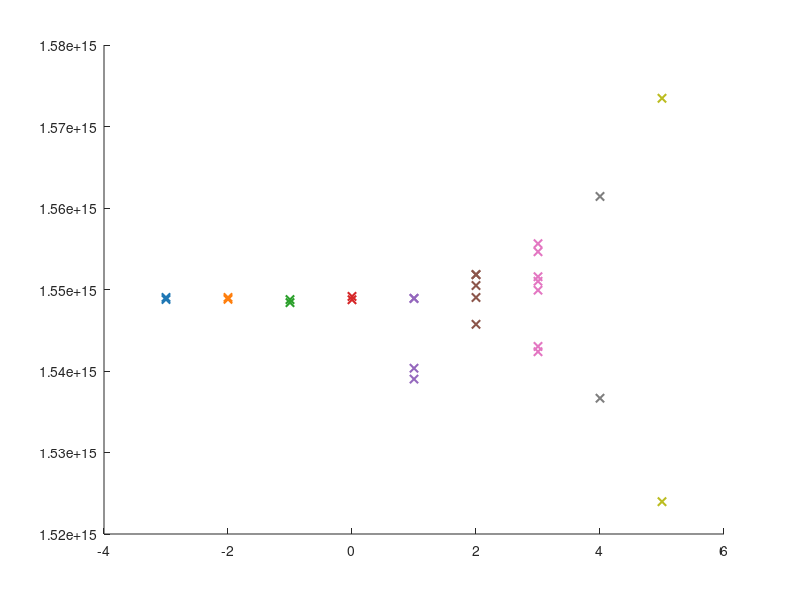

This figure's MATLAB source: (Note: this script raises an error after producing the figure.)
clc;clear;close all;

m_values = [-3, -2, -1, 0, 1, 2, 3, 4, 5 ]; 
function_values = {
    [1.548779838378416E15,1.549020815184297E15],                           
    [1.548801745360769E15,1.549020815184297E15],                           
    [1.548385512696066E15,1.548757931396064E15],                           
    [1.548736024413711E15,1.549152257078414E15]                            
    [1.539009324249066E15,1.540345650172587E15,1.548889373290180E15,...
     1.548933187254886E15],                                                
    [1.545734767831377E15,1.549020815184297E15,1.550488583001935E15,...
     1.551803001943103E15,1.551846815907809E15],                           
    [1.542361092549045E15,1.543018302019629E15,1.549919001460762E15,...
     1.551014350578402E15,1.551562025137222E15,1.554629002666615E15,...
     1.555614816872491E15],                                                
    [1.536665277137317E15,1.561420167195983E15],                           
    [1.523959227372691E15,1.573469007490025E15],                           
};

colors = [
    0.1216, 0.4667, 0.7059;  
    1.0000, 0.4980, 0.0549; 
    0.1725, 0.6275, 0.1725;  
    0.8392, 0.1529, 0.1569;  
    0.5804, 0.4039, 0.7412;  
    0.5490, 0.3373, 0.2941;  
    0.8902, 0.4667, 0.7608;  
    0.4980, 0.4980, 0.4980;  
    0.7373, 0.7412, 0.1333   
]; 

figure;
hold on;
for i = length(m_values):-1:1
    m = m_values(i);
    values = function_values{i};
    scatter(repmat(m, size(values)), values,...
        'x','LineWidth', 1.5,'MarkerEdgeColor', colors(i,:));
end

yline(1.548823652343122e+15,'k-','LineWidth',1.5)
hold off;

xlabel('m', 'Interpreter', 'latex');
ylabel('Frequency (Hz)', 'Interpreter', 'latex');
legend('$\tilde{\omega}_{n\pm},\ \delta_1 = 2^{5}$',...
    '$\tilde{\omega}_{n\pm},\ \delta_1 = 2^{4}$',...
    '$\tilde{\omega}_{n\pm},\ \delta_1 = 2^{3}$',...
    '$\tilde{\omega}_{n\pm},\ \delta_1 = 2^{2}$',...
    '$\tilde{\omega}_{n\pm},\ \delta_1 = 2^{1}$',...
    '$\tilde{\omega}_{n\pm},\ \delta_1 = 2^{0}$',...
    '$\tilde{\omega}_{n\pm},\ \delta_1 = 2^{-1}$',...
    '$\tilde{\omega}_{n\pm},\ \delta_1 = 2^{-2}$',...
    '$\tilde{\omega}_{n\pm},\ \delta_1 = 2^{-3}$',...
    '$\tilde{\omega}_{s,n}$','Interpreter', 'latex')
grid off;